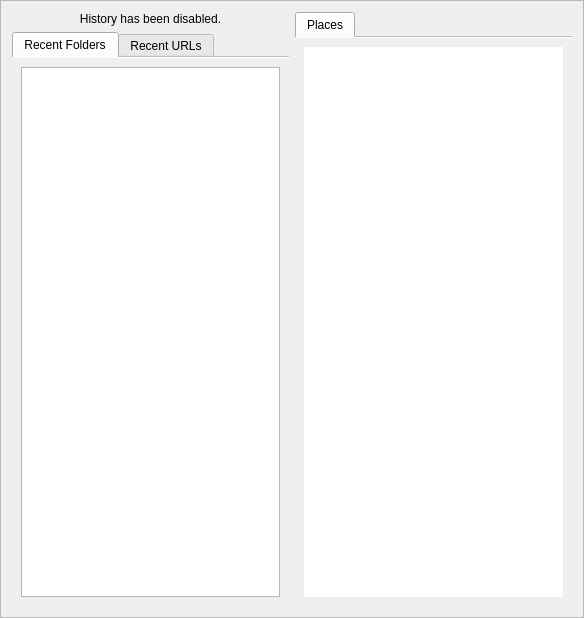
<?xml version="1.0" encoding="UTF-8"?>
<ui version="4.0">
 <class>StartMainPage</class>
 <widget class="QFrame" name="StartMainPage">
  <property name="geometry">
   <rect>
    <x>0</x>
    <y>0</y>
    <width>584</width>
    <height>618</height>
   </rect>
  </property>
  <property name="autoFillBackground">
   <bool>true</bool>
  </property>
  <property name="frameShape">
   <enum>QFrame::StyledPanel</enum>
  </property>
  <property name="frameShadow">
   <enum>QFrame::Sunken</enum>
  </property>
  <layout class="QHBoxLayout" name="horizontalLayout">
   <item>
    <layout class="QVBoxLayout" name="verticalLayout_4">
     <item>
      <widget class="QLabel" name="mHistoryDisabledLabel">
       <property name="sizePolicy">
        <sizepolicy hsizetype="Expanding" vsizetype="Preferred">
         <horstretch>0</horstretch>
         <verstretch>0</verstretch>
        </sizepolicy>
       </property>
       <property name="text">
        <string>History has been disabled.</string>
       </property>
       <property name="alignment">
        <set>Qt::AlignHCenter|Qt::AlignTop</set>
       </property>
      </widget>
     </item>
     <item>
      <widget class="KTabWidget" name="mHistoryWidget">
       <property name="currentIndex">
        <number>0</number>
       </property>
       <property name="documentMode">
        <bool>true</bool>
       </property>
       <widget class="QWidget" name="tab">
        <attribute name="title">
         <string>Recent Folders</string>
        </attribute>
        <layout class="QVBoxLayout" name="verticalLayout_5">
         <item>
          <widget class="Gwenview::ThumbnailView" name="mRecentFoldersView">
           <property name="editTriggers">
            <set>QAbstractItemView::NoEditTriggers</set>
           </property>
          </widget>
         </item>
        </layout>
       </widget>
       <widget class="QWidget" name="tab_2">
        <attribute name="title">
         <string>Recent URLs</string>
        </attribute>
        <layout class="QVBoxLayout" name="verticalLayout_6">
         <item>
          <widget class="QListView" name="mRecentUrlsView">
           <property name="contextMenuPolicy">
            <enum>Qt::CustomContextMenu</enum>
           </property>
           <property name="frameShape">
            <enum>QFrame::NoFrame</enum>
           </property>
           <property name="editTriggers">
            <set>QAbstractItemView::NoEditTriggers</set>
           </property>
           <property name="iconSize">
            <size>
             <width>32</width>
             <height>32</height>
            </size>
           </property>
          </widget>
         </item>
        </layout>
       </widget>
      </widget>
     </item>
    </layout>
   </item>
   <item>
    <widget class="KTabWidget" name="mPlacesTagsWidget">
     <property name="sizePolicy">
      <sizepolicy hsizetype="Preferred" vsizetype="Expanding">
       <horstretch>0</horstretch>
       <verstretch>0</verstretch>
      </sizepolicy>
     </property>
     <property name="currentIndex">
      <number>0</number>
     </property>
     <property name="documentMode">
      <bool>true</bool>
     </property>
     <widget class="QWidget" name="placesTab">
      <attribute name="title">
       <string>Places</string>
      </attribute>
      <layout class="QVBoxLayout" name="verticalLayout_2">
       <item>
        <widget class="KFilePlacesView" name="mBookmarksView">
         <property name="cursor" stdset="0">
          <cursorShape>PointingHandCursor</cursorShape>
         </property>
         <property name="frameShape">
          <enum>QFrame::NoFrame</enum>
         </property>
         <property name="iconSize">
          <size>
           <width>32</width>
           <height>32</height>
          </size>
         </property>
        </widget>
       </item>
      </layout>
     </widget>
    </widget>
   </item>
  </layout>
 </widget>
 <customwidgets>
  <customwidget>
   <class>KTabWidget</class>
   <extends>QTabWidget</extends>
   <header>ktabwidget.h</header>
   <container>1</container>
  </customwidget>
  <customwidget>
   <class>KFilePlacesView</class>
   <extends>QListView</extends>
   <header location="global">kfileplacesview.h</header>
  </customwidget>
  <customwidget>
   <class>Gwenview::ThumbnailView</class>
   <extends>QListView</extends>
   <header location="global">lib/thumbnailview/thumbnailview.h</header>
  </customwidget>
 </customwidgets>
 <resources/>
 <connections/>
</ui>
